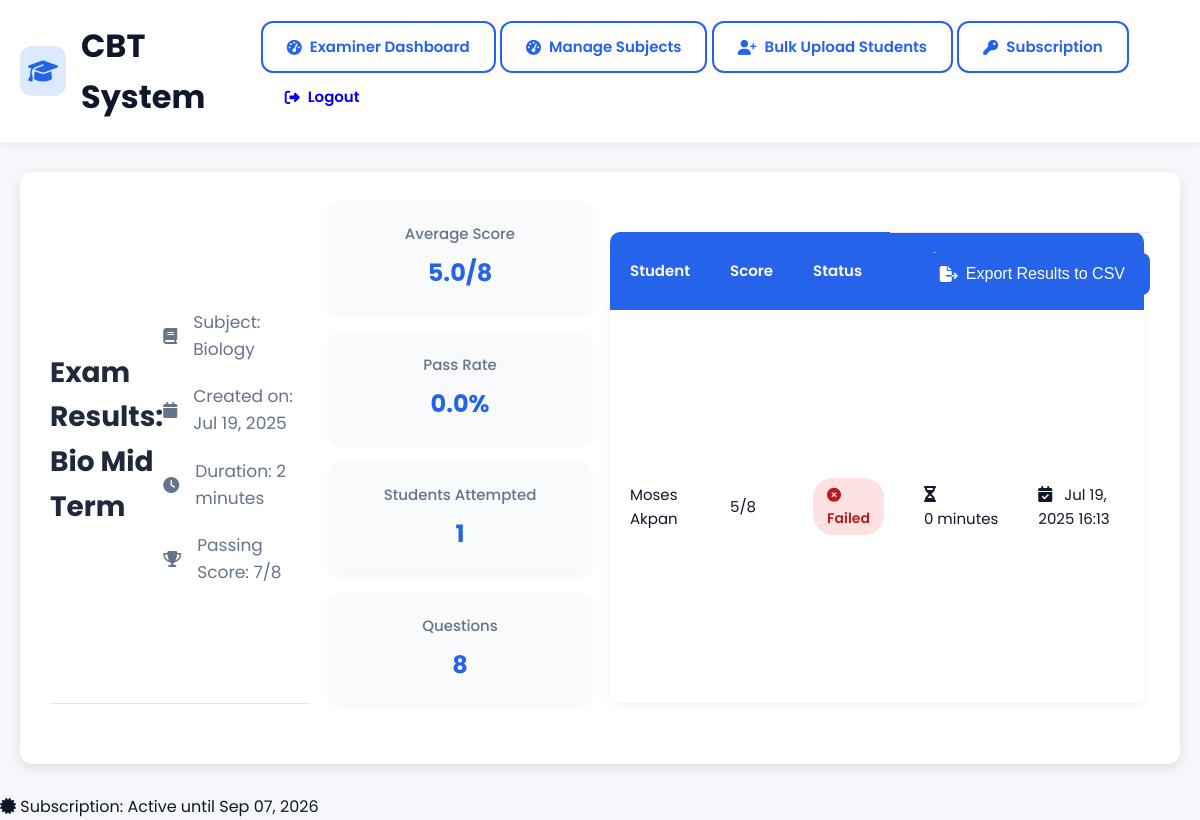
/examiner/exam/2/results/ (signed in), run on the app's committed database.
### exam/models.py (models this page shows, shortened)
class Exam(models.Model):
    subject = models.ForeignKey(
        Subject,
        on_delete=models.CASCADE,
        related_name='exams'
    )
    title = models.CharField(max_length=200)
    number_of_questions = models.PositiveIntegerField()
    duration_minutes = models.PositiveIntegerField()
    start_time = models.DateTimeField()
    end_time = models.DateTimeField()
    cutoff_score = models.PositiveIntegerField()
    created_by = models.ForeignKey(User, on_delete=models.CASCADE)
    created_at = models.DateTimeField(auto_now_add=True)

class Subject(models.Model):
    name = models.CharField(max_length=100, unique=True)
    code = models.CharField(max_length=10, unique=True)
    created_by = models.ForeignKey(User, on_delete=models.CASCADE)
    created_at = models.DateTimeField(auto_now_add=True)

class ExamAttempt(models.Model):
    user = models.ForeignKey(User, on_delete=models.CASCADE)
    exam = models.ForeignKey(Exam, on_delete=models.CASCADE)
    score = models.PositiveIntegerField(default=0)
    start_time = models.DateTimeField(auto_now_add=True)
    completed = models.BooleanField(default=False)
    answers = models.JSONField(default=dict)
    completion_time = models.DateTimeField(null=True, blank=True)

class Subscription(models.Model):
    SYSTEM_ACTIVE = 'active'
    SYSTEM_EXPIRED = 'expired'
    SYSTEM_LOCKED = 'locked'
    STATUS_CHOICES = (
        (SYSTEM_ACTIVE, 'Active'),
        (SYSTEM_EXPIRED, 'Expired'),
        (SYSTEM_LOCKED, 'Locked'),
    )
    start_date = models.DateTimeField(auto_now_add=True)
    end_date = models.DateTimeField()
    status = models.CharField(max_length=20, choices=STATUS_CHOICES, default=SYSTEM_ACTIVE)
    activation_code = models.ForeignKey(
        ActivationCode,
        on_delete=models.SET_NULL,
        null=True,
        blank=True,
        related_name='subscription'
    )
    @classmethod
    def get_current_subscription(cls):
        sub = cls.objects.first()
        return sub
    class Meta:
        verbose_name = "System Subscription"
        verbose_name_plural = "System Subscriptions"
    def is_active(self):
        return self.status == self.SYSTEM_ACTIVE and self.end_date > timezone.now()

### exam/views.py (the view)
# urls.py: path('examiner/exam/<int:exam_id>/results/', views.exam_results_report, name='exam_results_report'),
@login_required
def exam_results_report(request, exam_id):
    exam = get_object_or_404(Exam, id=exam_id, created_by=request.user)
    attempts = ExamAttempt.objects.filter(exam=exam, completed=True).select_related('user')
    total_attempts = attempts.count()
    passed_attempts = attempts.filter(score__gte=exam.cutoff_score).count()
    pass_rate = round((passed_attempts / total_attempts * 100), 2) if total_attempts > 0 else 0
    average_score = attempts.aggregate(avg_score=Avg('score'))['avg_score'] or 0
    return render(request, 'exam_results_report.html', {
        'exam': exam,
        'attempts': attempts,
        'total_attempts': total_attempts,
        'passed_attempts': passed_attempts,
        'pass_rate': pass_rate,
        'average_score': round(average_score, 1)
    })

### exam/templatetags/subscription_tags.py (called while the page is built)
@register.simple_tag
def get_subscription_status():
    return Subscription.get_current_subscription()

### templates/exam_results_report.html (shortened to what this page needs)
{% extends "base.html" %}
{% block content %}
<div class="results-container">
    <div class="exam-header">
        <h1 class="exam-title">Exam Results: {{ exam.title }}</h1>
        <div class="exam-subtitle">
            <span>
                <i class="fas fa-book icon"></i>Subject: {{ exam.subject.name }}
            </span>
            <span>
                <i class="fas fa-calendar icon"></i>Created on: {{ exam.created_at|date:"M d, Y" }}
            </span>
            <span>
                <i class="fas fa-clock icon"></i>Duration: {{ exam.duration_minutes }} minutes
            </span>
            <span>
                <i class="fas fa-trophy icon"></i>Passing Score: {{ exam.cutoff_score }}/{{ exam.number_of_questions }}
            </span>
        </div>
    </div>
    <div class="stats-summary">
        <div class="stat">
            <span>Average Score</span>
            <strong>{{ average_score }}/{{ exam.number_of_questions }}</strong>
        </div>
        <div class="stat">
            <span>Pass Rate</span>
            <strong>{{ pass_rate }}%</strong>
        </div>
        <div class="stat">
            <span>Students Attempted</span>
            <strong>{{ total_attempts }}</strong>
        </div>
        <div class="stat">
            <span>Questions</span>
            <strong>{{ exam.number_of_questions }}</strong>
        </div>
    </div>
    <table class="results-table">
        <thead>
            <tr>
                <th>Student</th>
                <th>Score</th>
                <th>Status</th>
                <th>Time Taken</th>
                <th>Completed At</th>
            </tr>
        </thead>
        <tbody>
            {% for attempt in attempts %}
            <tr>
                <td>{{ attempt.user.get_full_name|default:attempt.user.username }}</td>
                <td>{{ attempt.score }}/{{ exam.number_of_questions }}</td>
                <td>
                    {% if attempt.score >= exam.cutoff_score %}
                        <span class="status-passed">
                            <i class="fas fa-check-circle"></i> Passed
                        </span>
                    {% else %}
                        <span class="status-failed">
                            <i class="fas fa-times-circle"></i> Failed
                        </span>
                    {% endif %}
                </td>
                <td>
                    {% if attempt.completion_time %}
                        <i class="fas fa-hourglass-half icon"></i>
                        {{ attempt.completion_time|timesince:attempt.start_time }}
                    {% else %}
                        -
                    {% endif %}
                </td>
                <td>
                    {% if attempt.completion_time %}
                        <i class="fas fa-calendar-check icon"></i>
                        {{ attempt.completion_time|date:"M d, Y H:i" }}
                    {% else %}
                        -
                    {% endif %}
                </td>
            </tr>
            {% endfor %}
        </tbody>
    </table>
    <div class="export-actions">
        <button class="btn-export">
            <i class="fas fa-file-export"></i> Export Results to CSV
        </button>
    </div>
</div>
{% endblock %}

### templates/base.html (shortened to what this page needs)
<!DOCTYPE html>
{% load static %}
{% load subscription_tags %}
<html lang="en">
<head>
    <link rel="stylesheet" href="https://cdnjs.cloudflare.com/ajax/libs/font-awesome/6.4.0/css/all.min.css">
</head>
<body>
    <div class="dashboard-header">
        <div class="container">
            <div class="header-content">
                <div class="dashboard-title">
                    <div class="dashboard-icon">
                        <i class="fas fa-graduation-cap"></i>
                    </div>
                    <h1>{% block page_title %}CBT System{% endblock %}</h1>
                </div>
                <div class="action-buttons">
                    {% if request.user.is_superuser %}
                    <a href="{% url 'examiner_dashboard' %}" class="btn btn-outline">
                        <i class="fas fa-tachometer-alt"></i> Examiner Dashboard
                    </a>
                    <a href="{% url 'manage_subjects' %}" class="btn btn-outline">
                        <i class="fas fa-tachometer-alt"></i> Manage Subjects
                    </a>
                    <a class="btn btn-outline" href="{% url 'bulk_upload_students' %}">
                        <i class="fas fa-user-plus mr-1"></i> Bulk Upload Students
                    </a>
                    <a class="btn btn-outline" href="{% url 'activate_subscription' %}">
                        <i class="fas fa-key mr-1"></i> Subscription
                    </a>
                    {% else %}
                    <a href="{% url 'student_dashboard' %}" class="btn btn-outline">
                        <i class="fas fa-tachometer-alt"></i> Student Dashboard
                    </a>
                    {% endif %}
                    <a href="{% url 'logout' %}" class="btn">
                        <i class="fas fa-sign-out-alt"></i> Logout
                    </a>
                </div>
            </div>
        </div>
    </div>
    <div class="container">
        {% block content %}{% endblock %}
    </div>
</body>
<footer>
    <div class="subscription-status d-none d-md-block">
    {% get_subscription_status as subscription %}
    <span class="badge badge-{% if subscription.is_active %}success{% else %}danger{% endif %}">
        <i class="fas fa-certificate mr-1"></i>
        Subscription:
        {% if subscription.is_active %}
            Active until {{ subscription.end_date|date:"M d, Y" }}
        {% else %}
            Expired
        {% endif %}
    </span>
</div>
</footer>
</html>

### templates/base.html (style rules this page uses)
:root { --primary: #2563eb; --primary-light: #dbeafe; --primary-dark: #1d4ed8; --secondary: #475569; --light: #f8fafc; --dark: #0f172a; --success: #10b981; --success-light: #d1fae5; --danger: #ef4444; --warning: #f59e0b; --border: #e2e8f0; --card-shadow: 0 4px 6px -1px rgba(0, 0, 0, 0.1), 0 2px 4px -1px rgba(0, 0, 0, 0.06); --radius: 12px; }
* { margin: 0; padding: 0; box-sizing: border-box; }
body { font-family: 'Poppins', sans-serif; background-color: #f5f7fa; color: var(--dark); line-height: 1.6; }
.container { max-width: 1200px; margin: 0 auto; padding: 0 20px; }
.dashboard-header { background: white; padding: 20px 0; box-shadow: 0 2px 10px rgba(0,0,0,0.05); margin-bottom: 30px; }
.header-content { display: flex; justify-content: space-between; align-items: center; }
.dashboard-title { display: flex; align-items: center; gap: 15px; }
.dashboard-icon { width: 50px; height: 50px; background: var(--primary-light); border-radius: 12px; display: flex; align-items: center; justify-content: center; color: var(--primary); font-size: 24px; }
.btn { display: inline-flex; align-items: center; gap: 8px; padding: 12px 24px; border-radius: var(--radius); font-weight: 600; font-size: 15px; text-decoration: none; transition: all 0.3s ease; border: none; cursor: pointer; font-family: 'Poppins', sans-serif; }
.btn-outline { background: transparent; border: 2px solid var(--primary); color: var(--primary); }
.exam-header { display: flex; justify-content: space-between; align-items: center; margin-bottom: 25px; padding-bottom: 20px; border-bottom: 1px solid var(--border); }
.results-container { display: grid; grid-template-columns: repeat(auto-fit, minmax(200px, 1fr)); gap: 20px; margin: 30px 0; }

### templates/exam_results_report.html (style rules this page uses)
.results-container { max-width: 1200px; margin: 30px auto; padding: 30px; background: white; border-radius: 12px; box-shadow: 0 4px 12px rgba(0,0,0,0.1); }
.stats-summary { display: grid; grid-template-columns: repeat(auto-fit, minmax(200px, 1fr)); gap: 20px; margin-bottom: 30px; padding: 0; }
.stat { text-align: center; padding: 20px 15px; border-radius: 10px; background: #f8fafc; box-shadow: 0 2px 8px rgba(0,0,0,0.05); transition: all 0.3s ease; }
.stat span { display: block; font-size: 15px; color: #64748b; margin-bottom: 8px; font-weight: 500; }
.stat strong { font-size: 24px; color: #2563eb; display: block; }
.exam-header { margin-bottom: 30px; padding-bottom: 20px; border-bottom: 1px solid #e2e8f0; }
.exam-title { font-size: 28px; font-weight: 700; color: #1e293b; margin-bottom: 5px; }
.exam-subtitle { color: #64748b; font-size: 17px; display: flex; flex-wrap: wrap; gap: 20px; margin-top: 10px; }
.exam-subtitle span { display: flex; align-items: center; gap: 8px; }
.results-table { width: 100%; border-collapse: separate; border-spacing: 0; margin: 30px 0; font-size: 15px; border-radius: 10px; overflow: hidden; box-shadow: 0 2px 10px rgba(0,0,0,0.05); }
.results-table th { background-color: #2563eb; color: white; font-weight: 600; padding: 15px 20px; text-align: left; }
.results-table td { padding: 14px 20px; border-bottom: 1px solid #f1f5f9; background: white; }
.status-failed { color: #b91c1c; font-weight: 600; background: #fee2e2; padding: 6px 14px; border-radius: 20px; display: inline-block; font-size: 14px; }
.export-actions { text-align: right; margin-top: 30px; padding-top: 20px; border-top: 1px solid #e2e8f0; }
.btn-export { background: #2563eb; color: white; padding: 12px 25px; border-radius: 8px; border: none; font-weight: 500; cursor: pointer; display: inline-flex; align-items: center; gap: 8px; font-size: 16px; transition: all 0.3s ease; }
.icon { margin-right: 8px; font-size: 16px; }

### data on the page
Exam: title "Bio Mid Term", subject.name "Biology", created_at "Jul 19, 2025", duration_minutes "2", cutoff_score "7", number_of_questions "8"
ExamAttempt: user.get_full_name "Moses Akpan", score "5", shows "Failed", completion_time "0 minutes", completion_time "Jul 19, 2025 16:13"
Subscription: end_date "Sep 07, 2026"

### other printed values
{{ average_score }} "5.0"
{{ pass_rate }} "0.0"
{{ total_attempts }} "1"
